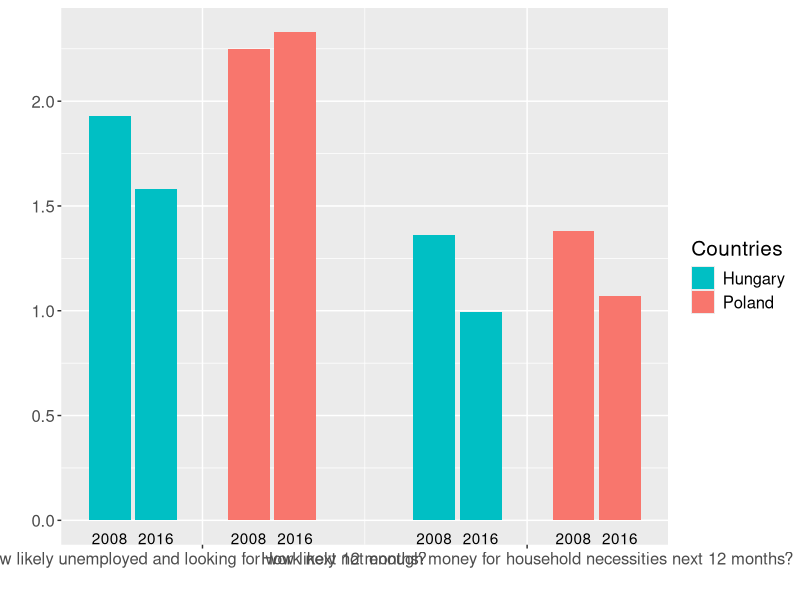

Generate this figure with R:
install.packages("ggplot2")
library(ggplot2)

labels <- rep(c(2008, 2016), 4)
questions <- c("How likely unemployed and looking for work next 12 months?", "How likely not enough money for household necessities next 12 months?")

otherColumnData <- data.frame(
  x=labels,
  q = c(1.93, 1.58, 2.25, 2.33, 1.36, 0.994, 1.38, 1.07)
)
x.seq <- c(1,2,4,5,8,9,11,12)

colors <- rep(c("#f7bb3d","#f7bb3d","#cd5038","#cd5038"), 2)
ggplot(data=transform(otherColumnData, x=x.seq), aes(x=x, y=q, fill=colors)) +
  geom_histogram(stat = "identity") + labs(x="", y="") +
  scale_x_discrete(breaks = NULL) +
  geom_text(aes(x=x.seq, y=0, label=labels), vjust=2) +
  scale_x_continuous(breaks=c(mean(x.seq[1:4]), mean(x.seq[5:8])), labels=questions) +
  theme(text = element_text(size=15)) +
  scale_fill_discrete(name="Countries",
                    breaks=c("#f7bb3d", "#cd5038"),
                    labels=c("Hungary", "Poland"))
